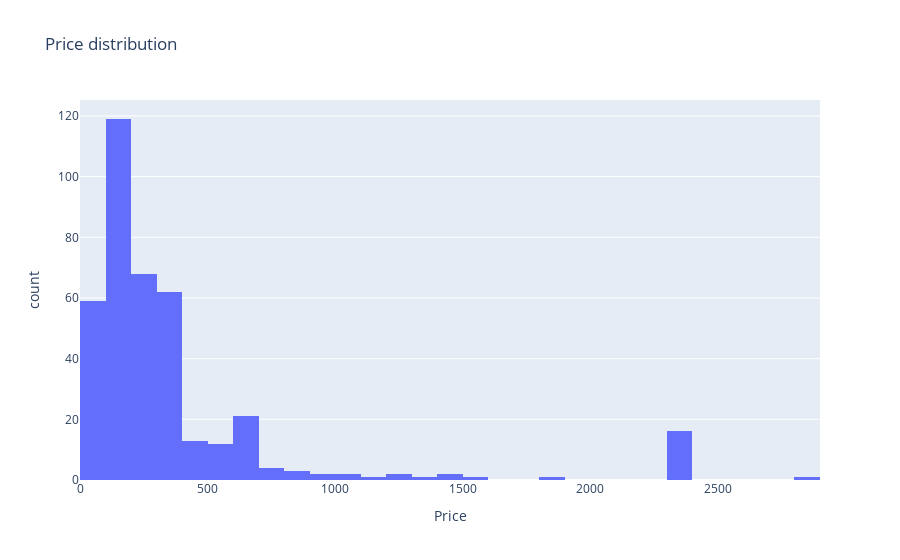
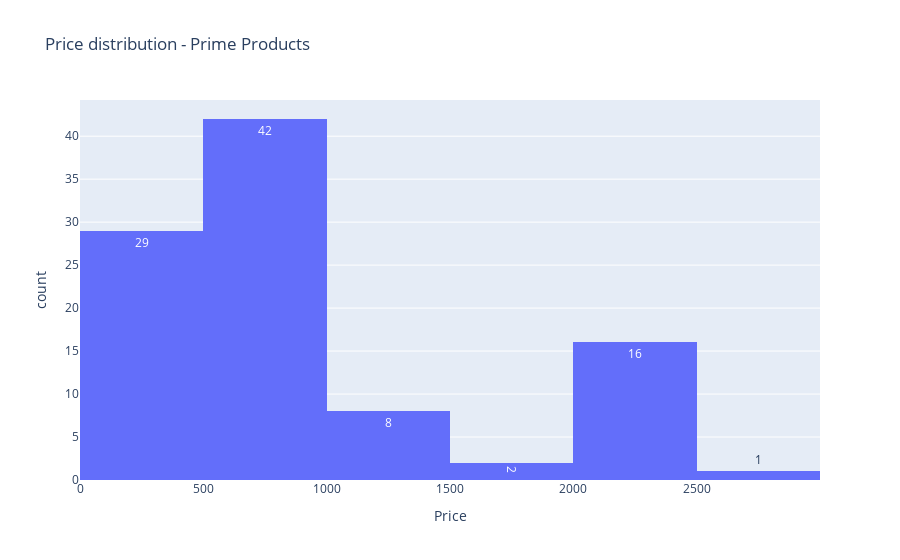
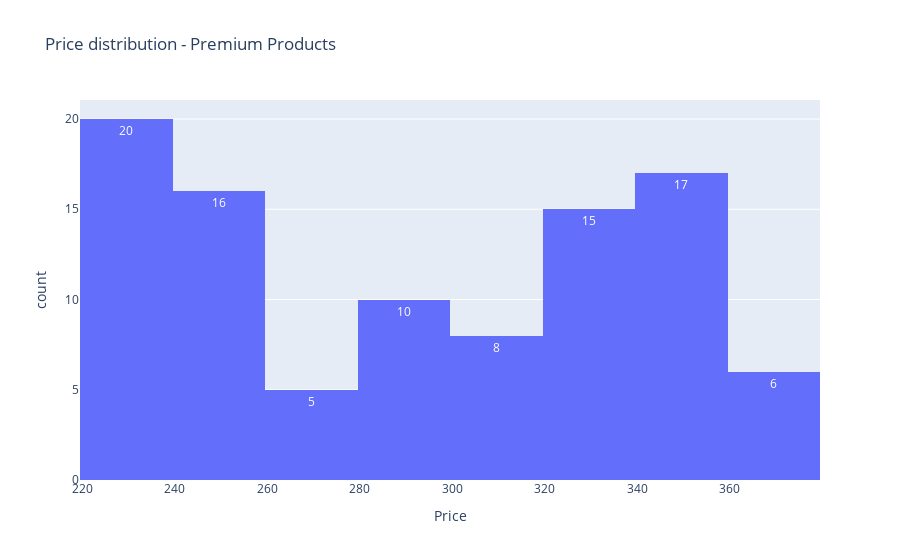
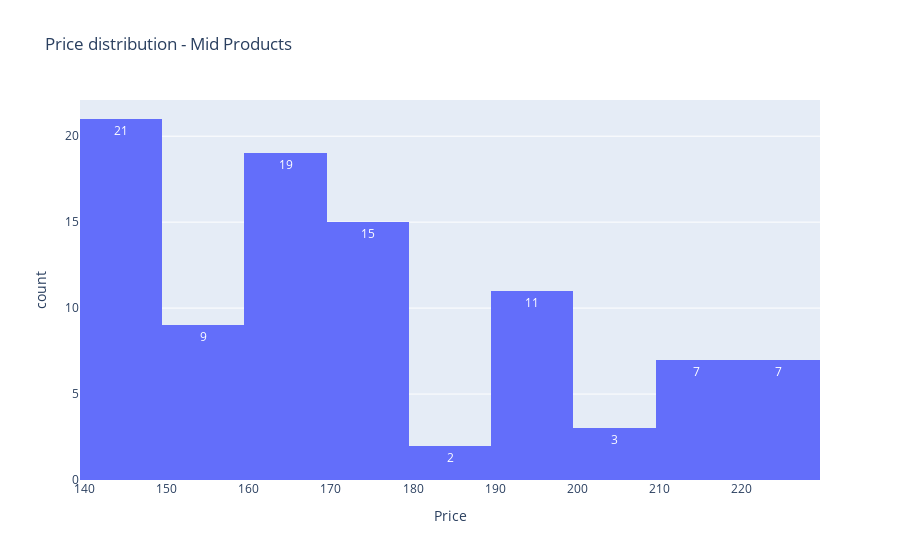

The cell these charts' notebook holds for them, in order:
### Code cell
display(px.histogram(df, x='Price', title=f'Price distribution'))
display(px.histogram(df_75, x='Price', title=f'Price distribution - Prime Products', nbins=10, text_auto=True))
display(df_75.describe().round(2))
display(px.histogram(df_50_75, x='Price', title=f'Price distribution - Premium Products', nbins=15, text_auto=True))
display(df_50_75.describe().round(2))
display(px.histogram(df_25_50, x='Price', title=f'Price distribution - Mid Products', nbins=15, text_auto=True))
display(df_25_50.describe().round(2))

### Figure 1 — Plotly figure (JSON) as saved in the notebook; plotly's stock layout.template omitted (floating-point values rounded to 4 significant figures; data arrays with more than 128 entries replaced by an {"elided": "..."} marker saying what was removed)
{"data": [{"alignmentgroup": "True", "bingroup": "x", "hovertemplate": "Price=%{x}<br>count=%{y}<extra></extra>", "legendgroup": "", "marker": {"color": "#636efa", "pattern": {"shape": ""}}, "name": "", "offsetgroup": "", "orientation": "v", "showlegend": false, "type": "histogram", "x": {"elided": "390 int values"}, "xaxis": "x", "yaxis": "y"}], "layout": {"barmode": "relative", "legend": {"tracegroupgap": 0}, "title": {"text": "Price distribution"}, "xaxis": {"anchor": "y", "domain": [0, 1], "title": {"text": "Price"}}, "yaxis": {"anchor": "x", "domain": [0, 1], "title": {"text": "count"}}}}

### Figure 2 — Plotly figure (JSON) as saved in the notebook; plotly's stock layout.template omitted (floating-point values rounded to 4 significant figures)
{"data": [{"alignmentgroup": "True", "bingroup": "x", "hovertemplate": "Price=%{x}<br>count=%{y}<extra></extra>", "legendgroup": "", "marker": {"color": "#636efa", "pattern": {"shape": ""}}, "name": "", "nbinsx": 10, "offsetgroup": "", "orientation": "v", "showlegend": false, "texttemplate": "%{value}", "type": "histogram", "x": [2348, 2348, 559, 389, 393, 580, 2348, 2348, 399, 399, 684, 588, 399, 589, 499, 2348, 2348, 398, 399, 579, 1049, 650, 699, 912, 649, 439, 399, 684, 2348, 498, 665, 2348, 1865, 689, 579, 1200, 455, 439, 560, 399, 684, 2348, 450, 609, 1099, 397, 1540, 749, 2348, 590, 799, 669, 1421, 1499, 847, 1289, 711, 679, 399, 684, 2348, 390, 569, 637, 615, 2348, 449, 399, 574, 449, 799, 1105, 499, 609, 650, 399, 684, 2348, 828, 416, 449, 671, 996, 2348, 499, 876, 1375, 599, 2899, 399, 684, 2348, 439, 587, 643, 2348, 399, 684], "xaxis": "x", "yaxis": "y"}], "layout": {"barmode": "relative", "legend": {"tracegroupgap": 0}, "title": {"text": "Price distribution - Prime Products"}, "xaxis": {"anchor": "y", "domain": [0, 1], "title": {"text": "Price"}}, "yaxis": {"anchor": "x", "domain": [0, 1], "title": {"text": "count"}}}}

### Figure 3 — Plotly figure (JSON) as saved in the notebook; plotly's stock layout.template omitted (floating-point values rounded to 4 significant figures)
{"data": [{"alignmentgroup": "True", "bingroup": "x", "hovertemplate": "Price=%{x}<br>count=%{y}<extra></extra>", "legendgroup": "", "marker": {"color": "#636efa", "pattern": {"shape": ""}}, "name": "", "nbinsx": 15, "offsetgroup": "", "orientation": "v", "showlegend": false, "texttemplate": "%{value}", "type": "histogram", "x": [361, 280, 249, 329, 290, 295, 229, 229, 258, 342, 268, 283, 317, 327, 307, 329, 239, 259, 258, 229, 350, 299, 350, 229, 339, 319, 309, 249, 249, 230, 322, 329, 336, 250, 349, 340, 350, 229, 349, 347, 336, 249, 325, 255, 280, 239, 239, 310, 230, 350, 229, 349, 230, 279, 327, 349, 335, 239, 350, 229, 334, 239, 291, 378, 349, 329, 309, 379, 299, 249, 249, 249, 229, 249, 235, 299, 273, 377, 249, 238, 241, 350, 358, 379, 339, 304, 278, 279, 350, 229, 329, 287, 238, 241, 316, 363, 350], "xaxis": "x", "yaxis": "y"}], "layout": {"barmode": "relative", "legend": {"tracegroupgap": 0}, "title": {"text": "Price distribution - Premium Products"}, "xaxis": {"anchor": "y", "domain": [0, 1], "title": {"text": "Price"}}, "yaxis": {"anchor": "x", "domain": [0, 1], "title": {"text": "count"}}}}

### Figure 4 — Plotly figure (JSON) as saved in the notebook; plotly's stock layout.template omitted (floating-point values rounded to 4 significant figures)
{"data": [{"alignmentgroup": "True", "bingroup": "x", "hovertemplate": "Price=%{x}<br>count=%{y}<extra></extra>", "legendgroup": "", "marker": {"color": "#636efa", "pattern": {"shape": ""}}, "name": "", "nbinsx": 15, "offsetgroup": "", "orientation": "v", "showlegend": false, "texttemplate": "%{value}", "type": "histogram", "x": [147, 170, 168, 144, 147, 170, 154, 201, 144, 163, 228, 179, 160, 159, 177, 192, 197, 219, 170, 147, 144, 198, 219, 169, 163, 197, 177, 147, 166, 168, 204, 198, 149, 170, 147, 179, 197, 145, 198, 215, 144, 163, 199, 166, 216, 225, 227, 210, 170, 147, 163, 179, 178, 144, 163, 198, 162, 209, 225, 167, 150, 157, 159, 170, 147, 216, 185, 145, 144, 163, 198, 225, 169, 154, 159, 170, 147, 168, 225, 163, 144, 163, 222, 219, 188, 172, 154, 170, 147, 149, 197, 144, 163, 155], "xaxis": "x", "yaxis": "y"}], "layout": {"barmode": "relative", "legend": {"tracegroupgap": 0}, "title": {"text": "Price distribution - Mid Products"}, "xaxis": {"anchor": "y", "domain": [0, 1], "title": {"text": "Price"}}, "yaxis": {"anchor": "x", "domain": [0, 1], "title": {"text": "count"}}}}
